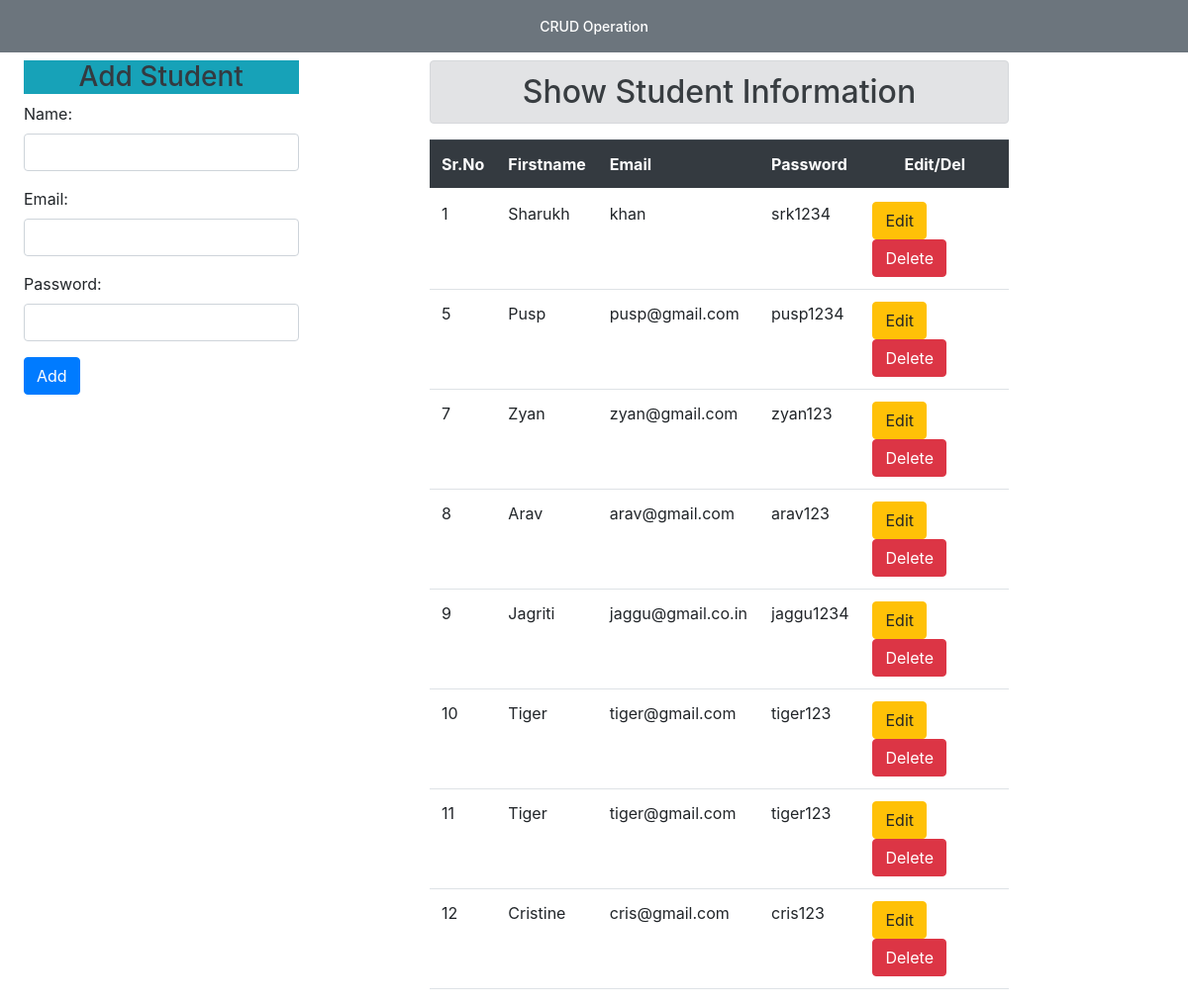
Before: / with the older database file.
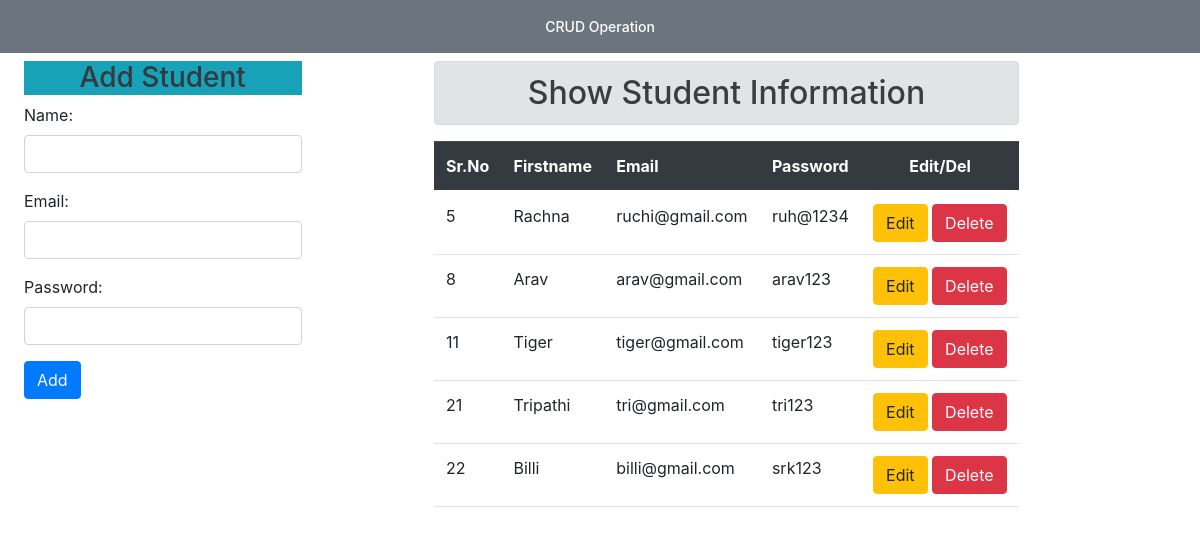
After: the same page with the newer database file.
### crud/models.py (models this page shows)
class User(models.Model):
    name = models.CharField(max_length=50)
    email= models.CharField(max_length=50)
    password = models.CharField(max_length=50)

### crud/views.py (the view)
# urls.py: path('',views.add_show,name='addshow'),
def add_show(request):
    if request.method == "POST":
        fm = StudentRegistration(request.POST)
        if fm.is_valid():
            nm = fm.cleaned_data['name']
            em = fm.cleaned_data['email']
            pw = fm.cleaned_data['password']
            reg = User(name=nm,email=em,password=pw)
            reg.save()
            fm = StudentRegistration()
    else:
        fm = StudentRegistration()
    stu = User.objects.all()
    return render(request,'enroll/addORshow.html',{'form':fm,'stu':stu})

### crud/forms.py
class StudentRegistration(forms.ModelForm):
    class Meta:
        model = User
        fields = ['name','email','password']
        widgets = {
            'name':forms.TextInput(attrs={'class':'form-control'}),
            'email':forms.TextInput(attrs={'class':'form-control'}),
            'password':forms.PasswordInput(render_value=True,attrs={'class':'form-control'})
        }

### crud/templates/enroll/addORshow.html (shortened to what this page needs)
<!doctype html>
{% load static %}
<html lang="en">
  <head>
    <link rel="stylesheet" href="{% static 'enroll/bootstrap.css' %}">
    <link rel="stylesheet" href="https://cdn.jsdelivr.net/npm/bootstrap@4.3.1/dist/css/bootstrap.min.css">
  </head>
  <body>
    <h1 class=" col-form-label-sm p-3 mb-2 bg-secondary text-white text-center">CRUD Operation</h1>
    <div class="row ">
        <div class="col-sm-3 ml-4">
        <h3 class="mb-2 bg-info text-dark text-center">Add Student</h3>
        <form action="" method="post">
            {{form.as_p}}
            <input type="submit" value="Add" class="btn btn-primary">
        </form>
        </div>
        <div class="col-sm-6 offset-1">
            <h2 class="text-center alert alert-secondary">Show Student Information</h2>
            {% if stu %}
            <table class="table table table-hover">
                <thead class="thead-dark">
                  <tr>
                    <th>Sr.No</th>
                    <th>Firstname</th>
                    <th>Email</th>
                    <th>Password</th>
                    <th class="text-center">Edit/Del</th>
                  </tr>
                </thead>
                {% for s in stu  %}
                  <tr>
                    <td>{{ s.id }}</td>
                    <td>{{ s.name }}</td>
                    <td>{{ s.email }}</td>
                    <td>{{ s.password }}</td>
                    <td><a href="{% url 'updatedata' s.id %}" class="btn btn-warning ">Edit</a>
                        <form action="{% url 'deletedata' s.id %}" method="post" class="d-inline">
                            <input type="submit" value="Delete" class="btn btn-danger ">
                        </form>
                    </td>
                  </tr>
                {% endfor %}
            </table>
            {% else %}
            <h4 class="text-center alert alert-danger">No Reocords</h4>
            {% endif %}
        </div>
    </div>
</body>
</html>

Changed rows visible on the page:
removed User: id "1", name "Sharukh", email "khan", password "srk1234"
removed User: id "7", name "Zyan", email "zyan@gmail.com", password "zyan123"
removed User: id "9", name "Jagriti", email "jaggu@gmail.co.in", password "jaggu1234"
removed User: id "10", name "Tiger", email "tiger@gmail.com", password "tiger123"
removed User: id "12", name "Cristine", email "cris@gmail.com", password "cris123"
changed User id 5: name "Pusp" → "Rachna"; email "pusp@gmail.com" → "ruchi@gmail.com"; password "pusp1234" → "ruh@1234"
added User: id "21", name "Tripathi", email "tri@gmail.com", password "tri123"
added User: id "22", name "Billi", email "billi@gmail.com", password "srk123"
